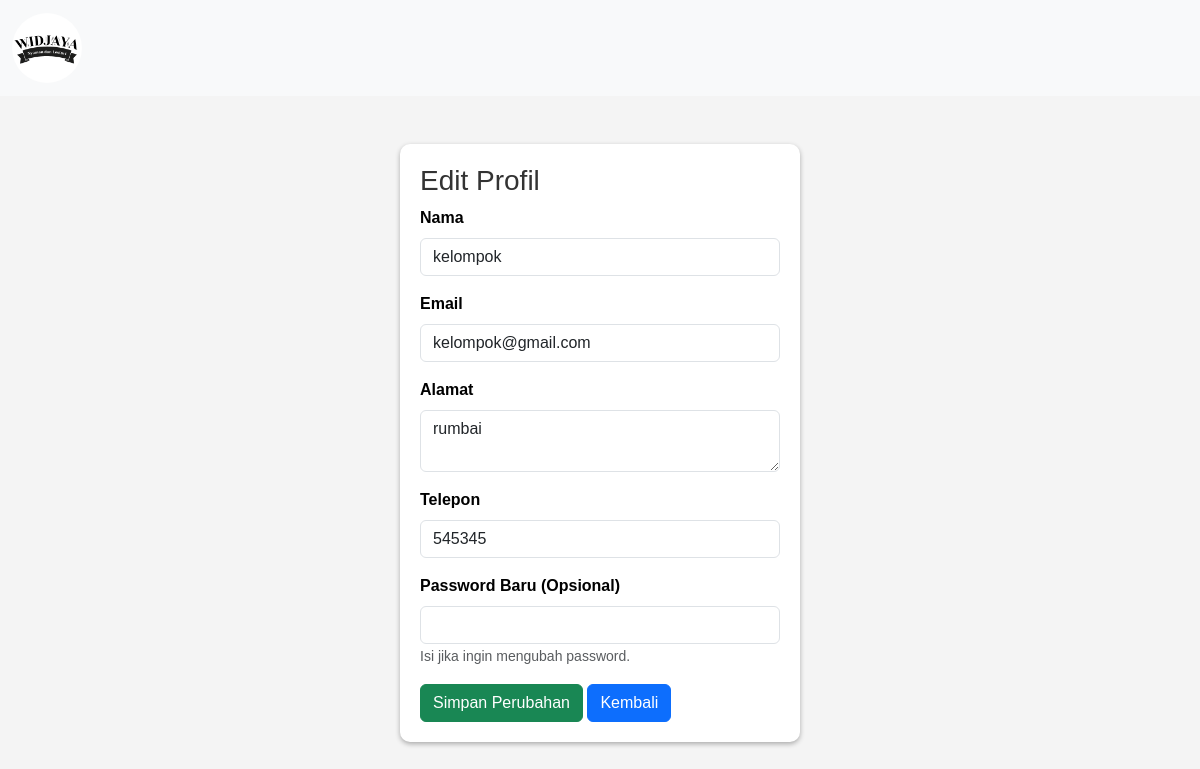
Screenshot of /user/edit-profil.php (signed in) with the database file from the repository.
### tables this page shows
CREATE TABLE `tamu` (
  `idtamu` int NOT NULL,
  `username` varchar(50) NOT NULL,
  `email` varchar(50) NOT NULL,
  `nama` varchar(100) NOT NULL,
  `alamat` varchar(150) NOT NULL,
  `telepon` varchar(15) NOT NULL,
  `password` varchar(255) DEFAULT NULL,
  `is_deleted` tinyint(1) DEFAULT '0'
);

### user/edit-profil.php (the view, shortened to what this page needs)
<?php
require_once "../fungsi/koneksi.php";
$ambil = $_SESSION['user'];
$sql = $pdo->query("SELECT * FROM tamu WHERE idtamu='$ambil'");
$data = $sql->fetch();
$email = $data['email'];
$alamat = $data['alamat'];
$telepon = $data['telepon'];
$nama = $data['nama'];
?>
<!DOCTYPE html>
<html lang="en">
<head>
    <link href="https://cdn.jsdelivr.net/npm/bootstrap@5.3.3/dist/css/bootstrap.min.css" rel="stylesheet">
    <link rel="stylesheet" href="../css/styling.css">
</head>
<body>
    <nav class="navbar navbar-expand-lg bg-body-tertiary">
        <div class="container-fluid">
            <a class="navbar-brand" href="profil.php">
                <center>
                    <img src="../Gambar/logo.png"
                         alt="Foto Profil"
                         style="width: 70px; height: 70px; object-fit: cover; border-radius: 50%;">
                </center>
            </a>
        </div>
    </nav>
    <div class="container mt-5">
        <h3>Edit Profil</h3>
        <form method="POST">
            <div class="mb-3">
                <label for="nama" class="form-label">Nama</label>
                <input type="text" class="form-control" id="nama" name="nama" value="<?= htmlspecialchars($nama) ?>" required>
            </div>
            <div class="mb-3">
                <label for="email" class="form-label">Email</label>
                <input type="email" class="form-control" id="email" name="email" value="<?= htmlspecialchars($email) ?>" required>
            </div>
            <div class="mb-3">
                <label for="alamat" class="form-label">Alamat</label>
                <textarea class="form-control" id="alamat" name="alamat" required><?= htmlspecialchars($alamat) ?></textarea>
            </div>
            <div class="mb-3">
                <label for="telepon" class="form-label">Telepon</label>
                <input type="text" class="form-control" id="telepon" name="telepon" value="<?= htmlspecialchars($telepon) ?>" required>
            </div>
            <div class="mb-3">
                <label for="password" class="form-label">Password Baru (Opsional)</label>
                <input type="password" class="form-control" id="password" name="password">
                <small class="form-text text-muted">Isi jika ingin mengubah password.</small>
            </div>
            <button type="submit" class="btn btn-success">Simpan Perubahan</button>
           <a href="profil.php" class="btn btn-primary">Kembali</a>
        </form>
    </div>
</body>
</html>

### css/styling.css (style rules this page uses)
body { margin: 0; font-family: Arial, sans-serif; color: #333; }
body { font-family: Arial, sans-serif; background-color: #f4f4f4; margin: 0; padding: 0; }
.container { width: 100%; max-width: 400px; margin: 50px auto; background: white; padding: 20px; box-shadow: 0 2px 5px rgba(0, 0, 0, 0.3); border-radius: 10px; }
form div { margin-bottom: 15px; }
form label { display: block; margin-bottom: 5px; font-weight: bold; color: black; }
form input { width: 100%; padding: 10px; border: 1px solid #ccc; border-radius: 5px; }

### rows the page displays
tamu: nama "kelompok", email "kelompok@gmail.com", alamat "rumbai", telepon "545345"
